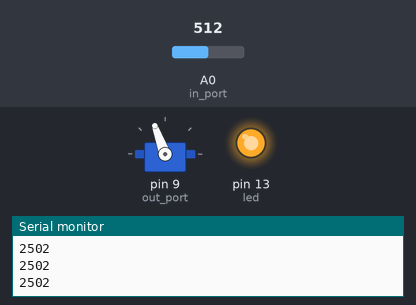
The sketch below on a simulated Arduino Uno, built with avr-gcc and run on an emulated ATmega328P. Parts: servo, output pins drawn as LEDs (lit = HIGH), the last lines printed to the serial monitor. Inputs (shaded band) come from the test bench; at power-on: A0 (in_port) = 512.

Above: at 1.2 s.
1.3 s: A0 (in_port) set to 19
2.8 s: A0 (in_port) set to 14
At 4.0 s:
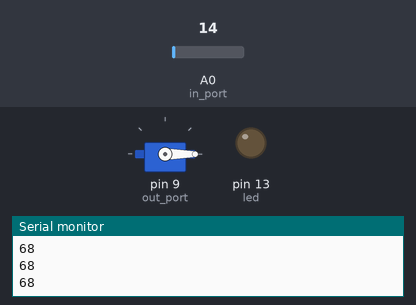
4.3 s: A0 (in_port) set to 90
At 5.3 s:
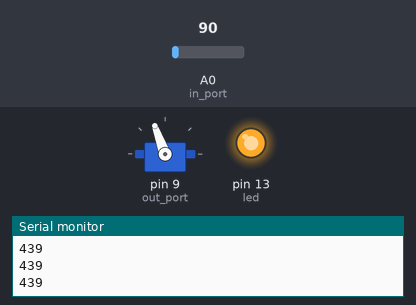
5.8 s: A0 (in_port) set to 0
At 6.4 s:
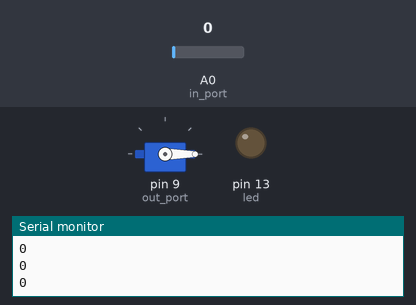
Timing chart, 0 to 8.3 s (numbered marks = the images above; inputs shaded):
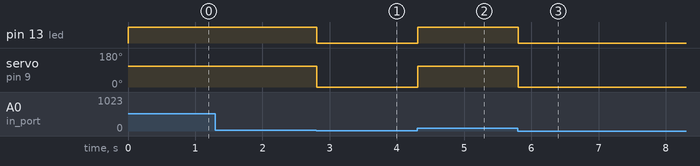

Measured:
- the behaviour switches between 17 and 16 on A0 (in_port) (found by bisection; images 0 and 1)
- after the input at 2.8 s, pin 13 (led): HIGH → LOW at once; servo on pin 9 (out_port): 110° → 0° at once
- after the input at 4.3 s, pin 13 (led): LOW → HIGH at once; servo on pin 9 (out_port): 0° → 110° at once
- after the input at 5.8 s, pin 13 (led): HIGH → LOW at once; servo on pin 9 (out_port): 110° → 0° at once

The sketch:

osc.ino
```cpp
#include <Servo.h>

#define in_port A0
#define out_port 9
#define led 13

Servo myservo;

int emg_signal;
int mapped_signal;
int servo_value;

void setup() {
  pinMode(in_port, INPUT);
  pinMode(out_port, OUTPUT);
  pinMode(led, OUTPUT);

  myservo.attach(out_port);

  Serial.begin(9600);
}

void loop() {
  emg_signal = analogRead(in_port);
  mapped_signal = map(emg_signal, 0, 1023, 0 ,5000);
  Serial.println(mapped_signal);

  if(mapped_signal >= 80){
    digitalWrite(led, HIGH);
    myservo.write(110);
  }
  else{
    digitalWrite(led, LOW);
    myservo.write(0);
  }

  //servo_value = map(mapped_signal, 0, 1000, 0, 150);
  //myservo.write(servo_value);
}
```
